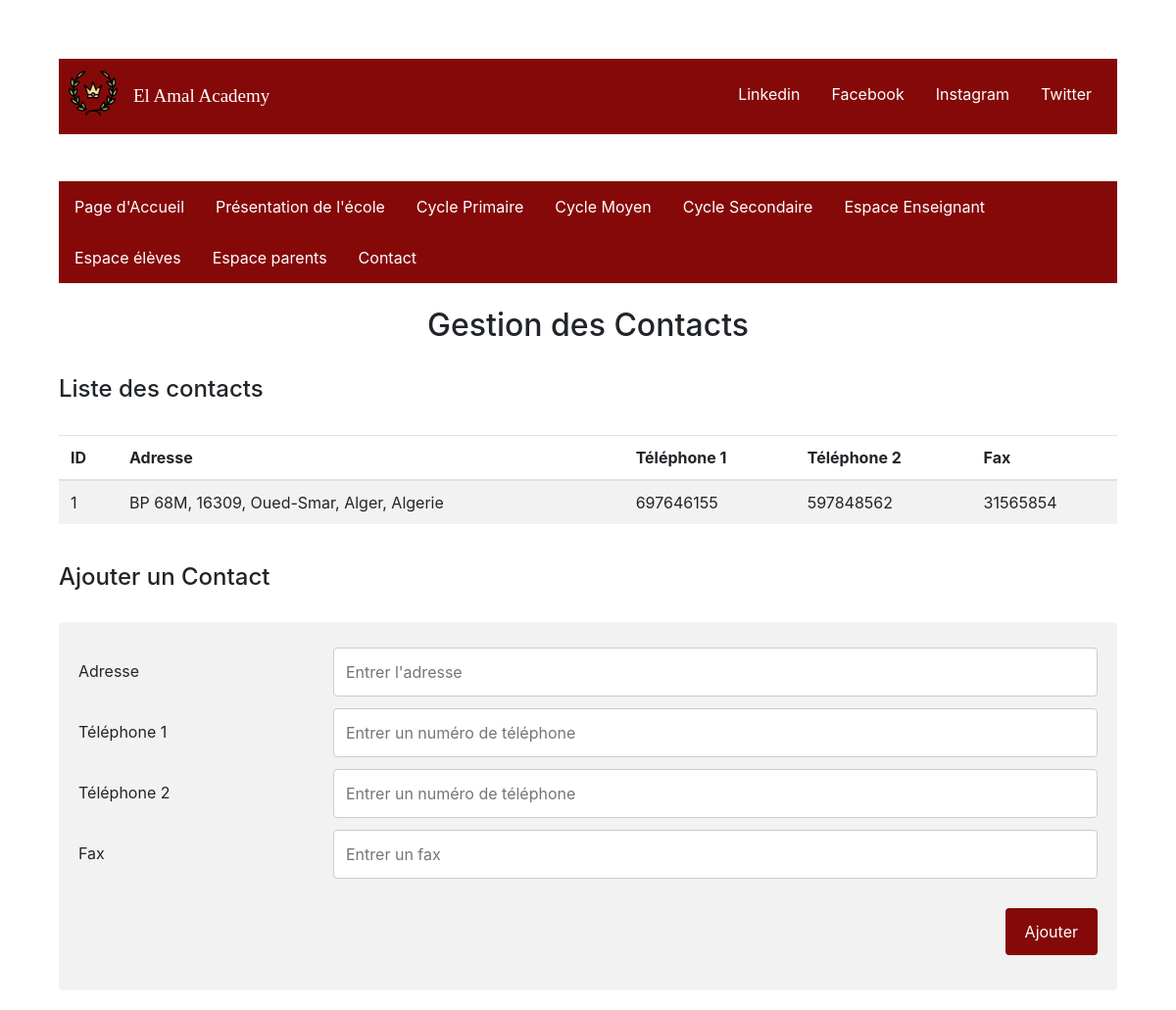
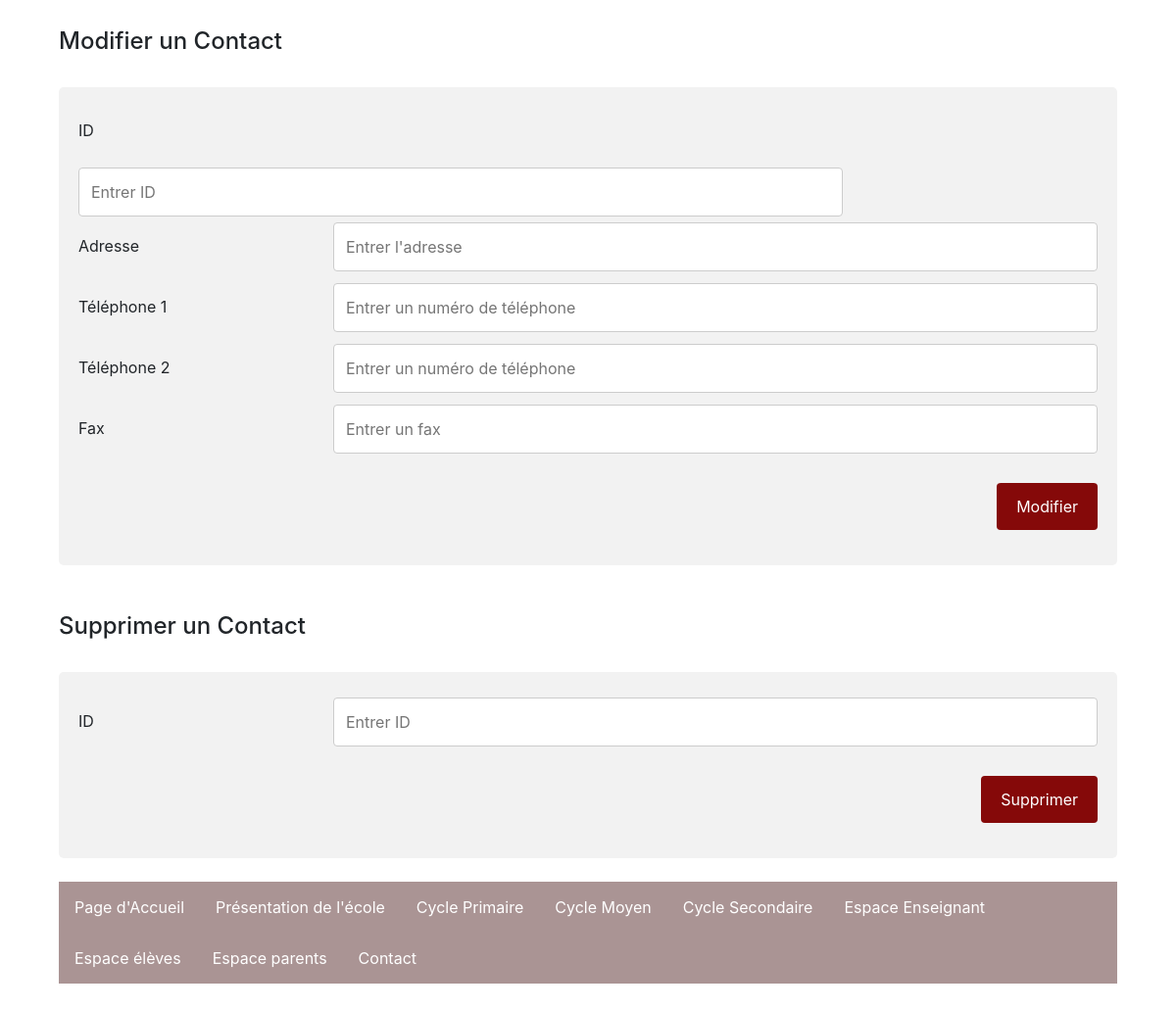
/controllers/ControllerGestionContact.php (signed in), run on the app's committed database (2 pictures, top to bottom).
### tables this page shows
CREATE TABLE IF NOT EXISTS `contact` (
  `id` int(11) NOT NULL AUTO_INCREMENT,
  `adresse` varchar(255) NOT NULL,
  `teleph1` int(11) NOT NULL,
  `teleph2` int(11) NOT NULL,
  `fax` int(11) NOT NULL,
  PRIMARY KEY (`id`)
);

### controllers/ControllerGestionContact.php (called while the page is built, shortened)
<?php
$relativePath = $_SERVER['DOCUMENT_ROOT'];
require_once($relativePath.'/Latreche_Mohamed_Cherif_Zouaoui_SIL1/models/gestionContactModel.php');
require_once($relativePath.'/Latreche_Mohamed_Cherif_Zouaoui_SIL1/views/gestionContactView.php');
class ControllerGestionContact {
    public function getSrc() {
        $aModel = new gestionContactModel();
        $rslt=$aModel->getSrc();
        return $rslt;
    }
    public function afficherC() {
        $restoView = new gestionContactView();
        $restoView->afficherContactPage();
    }
}
$control = new ControllerGestionContact();
$control->afficherC();
?>

### models/gestionContactModel.php (called while the page is built, shortened)
<?php
$relativePath = $_SERVER['DOCUMENT_ROOT'];
require_once($relativePath.'/Latreche_Mohamed_Cherif_Zouaoui_SIL1/controllers/ControllerGestionContact.php');
class gestionContactModel {
    private $db="mysql:dbname=tdw;hostname=127.0.0.1;";
    private $busername = "root";
    private $bpassword = "";
    private function connexion($db,$busername,$bpassword) {
                try {
                    $conn = new PDO($db, $busername, $bpassword);
                    $conn->exec("SET CHARACTER SET utf8");
                }
                catch(PDOException $e)
                {
                    echo "Connection failed: " . $e->getMessage();
                    exit();
                }
                return $conn;
    }
    public function getSrc() {
        $conn=$this->connexion($this->db,$this->busername,$this->bpassword);
        $sql = $conn->prepare("SELECT id, adresse, teleph1, teleph2, fax FROM contact");
        $sql->execute();
        return $sql;
    }
}
?>

### views/gestionContactView.php (the view, shortened to what this page needs)
<?php
$relativePath = $_SERVER['DOCUMENT_ROOT'];
require_once($relativePath.'/Latreche_Mohamed_Cherif_Zouaoui_SIL1/controllers/ControllerGestionContact.php');
class gestionContactView {
    public function head() {
        ?>
        <head>
            <link rel="stylesheet" href="../css/restauration.css">
            <link rel="stylesheet" href="https://maxcdn.bootstrapcdn.com/bootstrap/4.5.2/css/bootstrap.min.css">
        </head>
        <?php
    }
    public function navBar() {
        ?>
        <ul class="topnav">
            <li class="left"><img src="../images/logos/laurel.png"></li>
            <li class="middle"><a href="#home">El Amal Academy</a></li>
            <li class="right"><a href="#twitter">Twitter</a></li>
            <li class="right"><a href="#instagram">Instagram</a></li>
            <li class="right"><a href="#facebook">Facebook</a></li>
            <li class="right"><a href="#linkedin">Linkedin</a></li>
        </ul>
        <br><br>
        <?php
    }
    public function menu() {
        ?>
        <div class="menuHorizontal">
            <ul>
                <li><a class="horizontal" href="#home">Page d'Accueil</a></li>
                <li><a  class="optional" href="../controllers/ControllerPresentation.php">Présentation de l'école</a></li>
                <li><a class="optional" href="../controllers/ControllerCyclePrimaire.php">Cycle Primaire</a></li>
                <li><a class="optional" href="../controllers/ControllerCycleMoyen.php">Cycle Moyen</a></li>
                <li><a class="optional" href="../controllers/ControllerCycleSec.php">Cycle Secondaire</a></li>
                <li><a class="optional" href="../controllers/ControllerEspaceEns.php">Espace Enseignant</a></li>
                <li><a href="../controllers/espaceEleveController.php">Espace élèves</a></li>
                <li><a href="../controllers/ControllerEspaceParent.php">Espace parents</a></li>
                <li><a  class="optional" href="../controllers/contactController.php">Contact</a></li>
            </ul>
        </div>
        <br>
        <?php
    }
    public function contenu() {
        ?>
        <center><h2>Gestion des Contacts</h2></center>
        <br>
        <h4>Liste des contacts</h4>
        <br>
        <table class="table table-striped">
            <thead>
                <tr>
                    <th scope="col">ID</th>
                    <th scope="col">Adresse</th>
                    <th scope="col">Téléphone 1</th>
                    <th scope="col">Téléphone 2</th>
                    <th scope="col">Fax</th>
                </tr>
            </thead>
            <tbody>
        <?php
            $control = new ControllerGestionContact();
            $qtf = $control->getSrc();
            foreach ($qtf as $row) {
                echo
                    "<tr>" .
                    "<td>" . $row["id"] . "</td>" .
                    "<td>" . $row["adresse"] . "</td>" .
                    "<td>" . $row["teleph1"] . "</td>" .
                    "<td>" . $row["teleph2"] . "</td>" .
                    "<td>" . $row["fax"] . "</td>" .
                    "</tr>";
            }
                echo "</tbody>";
        ?>
        </table>
        <br>
        <h4>Ajouter un Contact</h4>
        <br>
        <div class="contenaireResto">
                <form method="post">
                <div class="ligne">
                    <div class="nom">
                        <label for="adr">Adresse</label>
                    </div>
                    <div class="entree">
                        <input type="text" id="adr" name="adr" placeholder="Entrer l'adresse" required>
                    </div>
                </div>
                <div class="ligne">
                    <div class="nom">
                        <label for="t1">Téléphone 1</label>
                    </div>
                    <div class="entree">
                        <input type="text" id="t1" name="t1" placeholder="Entrer un numéro de téléphone" required>
                    </div>
                </div>
                <div class="ligne">
                    <div class="nom">
                        <label for="t2">Téléphone 2</label>
                    </div>
                    <div class="entree">
                        <input type="text" id="t2" name="t2" placeholder="Entrer un numéro de téléphone" required>
                    </div>
                </div>
                <div class="ligne">
                    <div class="nom">
                        <label for="fax">Fax</label>
                    </div>
                    <div class="entree">
                        <input type="text" id="fax" name="fax" placeholder="Entrer un fax" required>
                    </div>
                </div>
                <br>
                <div class="ligne">
                    <input id="submit" type="submit" value="Ajouter" name="submit">
                </div>
                </form>
            </div>
        <br>
        <?php
    }
    public function modifier() {
        ?>
        <br>
        <h4>Modifier un Contact</h4>
        <br>
        <div class="contenaireResto">
                <form method="post">
                <div class="ligne">
                    <div class="idN1">
                        <label for="adr">ID</label>
                    </div>
                    <div class="entree">
                        <input type="text" id="idN1" name="idN1" placeholder="Entrer ID">
                    </div>
                </div>
                <div class="ligne">
                    <div class="nom">
                        <label for="adr1">Adresse</label>
                    </div>
                    <div class="entree">
                        <input type="text" id="adr1" name="adr1" placeholder="Entrer l'adresse">
                    </div>
                </div>
                <div class="ligne">
                    <div class="nom">
                        <label for="t11">Téléphone 1</label>
                    </div>
                    <div class="entree">
                        <input type="text" id="t11" name="t11" placeholder="Entrer un numéro de téléphone">
                    </div>
                </div>
                <div class="ligne">
                    <div class="nom">
                        <label for="t21">Téléphone 2</label>
                    </div>
                    <div class="entree">
                        <input type="text" id="t21" name="t21" placeholder="Entrer un numéro de téléphone">
                    </div>
                </div>
                <div class="ligne">
                    <div class="nom">
                        <label for="fax1">Fax</label>
                    </div>
                    <div class="entree">
                        <input type="text" id="fax1" name="fax1" placeholder="Entrer un fax">
                    </div>
                </div>
                <br>
                <div class="ligne">
                    <input id="submit2" type="submit" value="Modifier" name="submit2">
                </div>
                </form>
            </div>
        <br>
        <?php
    }
    public function supp() {
        ?>
        <br>
        <h4>Supprimer un Contact</h4>
        <br>
        <div class="contenaireResto">
                <form method="post">
                    <div class="ligne">
                        <div class="nom">
                            <label for="idN">ID</label>
                        </div>
                        <div class="entree">
                            <input type="text" id="idN" name="idN" placeholder="Entrer ID">
                        </div>
                    </div>
                    <br>
                    <div class="ligne">
                        <input id="submit3" type="submit" value="Supprimer" name="submit3">
                    </div>
                </form>
            </div>
        <br>
        <?php
    }
    public function footer() {
        ?>
        <footer class=footer">
            <ul>
                <li><a href="#home">Page d'Accueil</a></li>
                <li><a href="../controllers/ControllerPresentation.php">Présentation de l'école</a></li>
                <li><a class="optional" href="../controllers/ControllerCyclePrimaire.php">Cycle Primaire</a></li>
                <li><a class="optional" href="../controllers/ControllerCycleMoyen.php">Cycle Moyen</a></li>
                <li><a class="optional" href="../controllers/ControllerCycleSec.php">Cycle Secondaire</a></li>
                <li><a class="optional" href="../controllers/ControllerEspaceEns.php">Espace Enseignant</a></li>
                <li><a href="../controllers/espaceEleveController.php">Espace élèves</a></li>
                <li><a href="../controllers/ControllerEspaceParent.php">Espace parents</a></li>
                <li><a href="../controllers/contactController.php">Contact</a></li>
            </ul>
        </footer>
        <?php
    }
    public function contBody() {
        ?>
        <body>
        <?php
        $this->navBar();
        $this->menu();
        $this->contenu();
        $this->modifier();
        $this->supp();
        $this->footer();
        echo '</body>';
    }
    public function afficherContactPage() {
        echo '<html>';
        $this->head();
        $this->contBody();
        echo '</html>';
    }
}

### css/restauration.css (style rules this page uses)
ul.topnav { list-style-type: none; margin: 0; padding: 10px; overflow: hidden; background-color: #850909; }
ul.topnav li { float: left; }
ul.topnav li a { display: block; color: white; text-align: center; padding: 14px 16px; text-decoration: none; }
ul.topnav li.right { float: right; }
ul.topnav li.middle { text-align: right; font-size: 19px; font-family: 'Times New Roman', Times, serif; }
.topnav img { width: 50px; height: 50px; float: left; }
body { margin: 5%; padding: 5%; }
div > ul { list-style-type: none; margin: 0; padding: 0; overflow: hidden; background-color: #850909; }
ul > li { float: left; }
ul > li a { display: block; color: white; text-align: center; padding: 14px 16px; text-decoration: none; }
footer > ul { list-style-type: none; margin: 0; padding: 0; overflow: hidden; background-color: #aa9494; }
.horizontal { float : left; }
* { box-sizing: border-box; }
input[type=text] { width: 100%; padding: 12px; border: 1px solid #ccc; border-radius: 4px; resize: vertical; }
label { padding: 12px 12px 12px 0; display: inline-block; }
input[type=submit] { background-color: #850909; color: white; padding: 12px 20px; border: none; border-radius: 4px; cursor: pointer; float: right; }
.contenaireResto { border-radius: 5px; background-color: #f2f2f2; padding: 20px; }
.nom { float: left; width: 25%; margin-top: 6px; }
.entree { float: left; width: 75%; margin-top: 6px; }
.ligne:after { content: ""; display: table; clear: both; }

### data on the page
contact: id "1", adresse "BP 68M, 16309, Oued-Smar, Alger, Algerie", teleph1 "697646155", teleph2 "597848562", fax "31565854"
